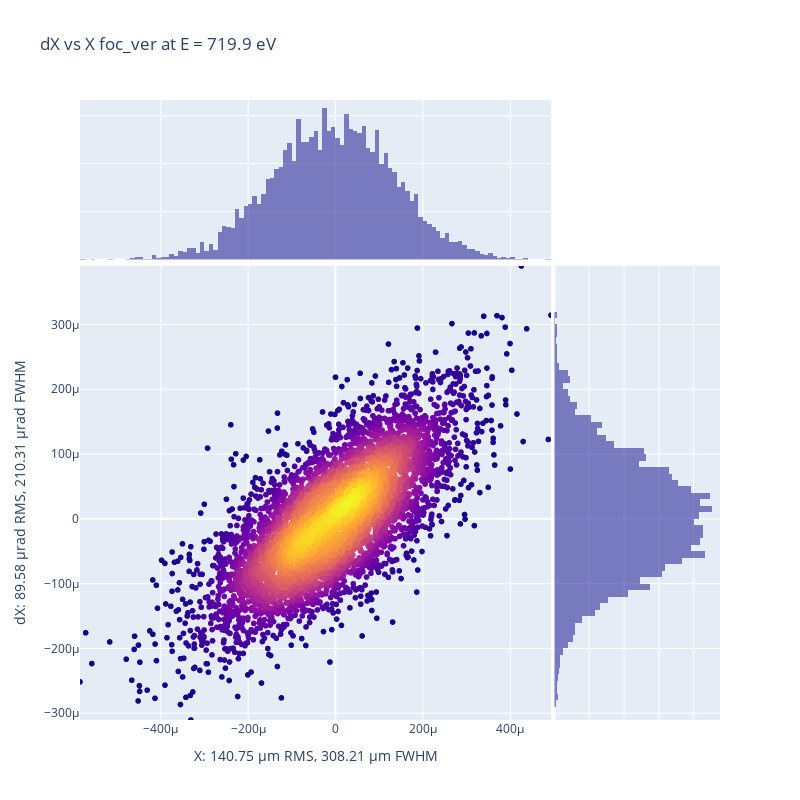

Write notebook code for a chart like this one.
### Code cell
f = px.get_optimal_focalization_distance(oe, verbose=True)
px.plot_spd_plotly(oe.get_diagram(distance_from_oe=d), oe_name=oe.name, x_key="X", y_key="dX", 
                show_map=False, light_plot=False, orthonorm=False, save_in_file="", return_fwhm=False, )

### Figure 1 — Plotly figure (JSON) as saved in the notebook; plotly's stock layout.template omitted (floating-point values rounded to 4 significant figures; data arrays with more than 128 entries replaced by an {"elided": "..."} marker saying what was removed)
{"data": [{"hovertemplate": "X=%{x}<br>dX=%{y}<br>color=%{marker.color}<extra></extra>", "legendgroup": "", "marker": {"color": {"elided": "5000 float values"}, "coloraxis": "coloraxis", "symbol": "circle"}, "mode": "markers", "name": "", "showlegend": false, "type": "scattergl", "x": {"elided": "5000 float values"}, "xaxis": "x", "y": {"elided": "5000 float values"}, "yaxis": "y"}, {"alignmentgroup": "True", "bingroup": "x", "hovertemplate": "X=%{x}<br>count=%{y}<extra></extra>", "legendgroup": "", "marker": {"color": "#0d0887"}, "name": "", "offsetgroup": "", "opacity": 0.5, "showlegend": false, "type": "histogram", "x": {"elided": "5000 float values"}, "xaxis": "x3", "yaxis": "y3"}, {"alignmentgroup": "True", "bingroup": "y", "hovertemplate": "dX=%{y}<br>count=%{x}<extra></extra>", "legendgroup": "", "marker": {"color": "#0d0887"}, "name": "", "offsetgroup": "", "opacity": 0.5, "showlegend": false, "type": "histogram", "xaxis": "x2", "y": {"elided": "5000 float values"}, "yaxis": "y2"}], "layout": {"barmode": "overlay", "coloraxis": {"colorbar": {"title": {"text": "color"}}, "colorscale": [[0, "#0d0887"], [0.1111, "#46039f"], [0.2222, "#7201a8"], [0.3333, "#9c179e"], [0.4444, "#bd3786"], [0.5556, "#d8576b"], [0.6667, "#ed7953"], [0.7778, "#fb9f3a"], [0.8889, "#fdca26"], [1, "#f0f921"]], "showscale": false}, "height": 800, "legend": {"tracegroupgap": 0}, "title": {"text": "dX vs X foc_ver at E = 719.9 eV"}, "width": 800, "xaxis": {"anchor": "y", "domain": [0, 0.7363], "range": [-0.0005849, 0.0004939], "title": {"text": "X: 140.75 µm RMS, 308.21 µm FWHM"}}, "xaxis2": {"anchor": "y2", "domain": [0.7413, 1], "matches": "x2", "showgrid": true, "showline": false, "showticklabels": false, "ticks": ""}, "xaxis3": {"anchor": "y3", "domain": [0, 0.7363], "matches": "x", "showgrid": true, "showticklabels": false}, "xaxis4": {"anchor": "y4", "domain": [0.7413, 1], "matches": "x2", "showgrid": true, "showline": false, "showticklabels": false, "ticks": ""}, "yaxis": {"anchor": "x", "domain": [0, 0.7326], "range": [-0.0003104, 0.0003906], "title": {"text": "dX: 89.58 µrad RMS, 210.31 µrad FWHM"}}, "yaxis2": {"anchor": "x2", "domain": [0, 0.7326], "matches": "y", "showgrid": true, "showticklabels": false}, "yaxis3": {"anchor": "x3", "domain": [0.7426, 1], "matches": "y3", "showgrid": true, "showline": false, "showticklabels": false, "ticks": ""}, "yaxis4": {"anchor": "x4", "domain": [0.7426, 1], "matches": "y3", "showgrid": true, "showline": false, "showticklabels": false, "ticks": ""}}}
